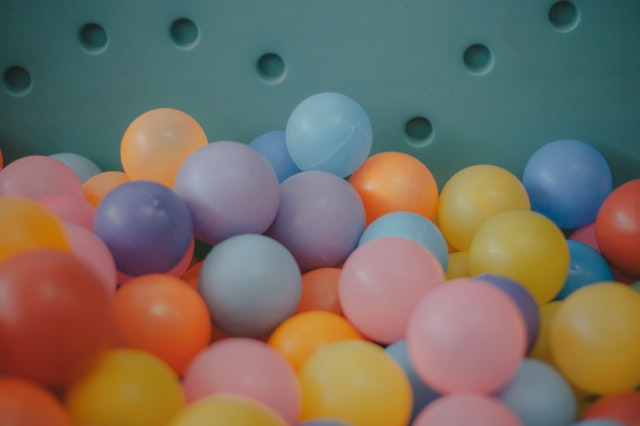
#> input picture haugh transforms/balls.jpg, 640 x 426 px
$ python hough_circle_transform.py
#> lines starting #> are read from the running program, lines starting #| are printed output that depends on the picture
import cv2
import numpy as np

img = cv2.imread("balls.jpg")
#> img is the input picture: shape (426, 640, 3); mean B, G, R 97.5, 110.1, 120
gray = cv2.cvtColor(img,cv2.COLOR_BGR2GRAY)
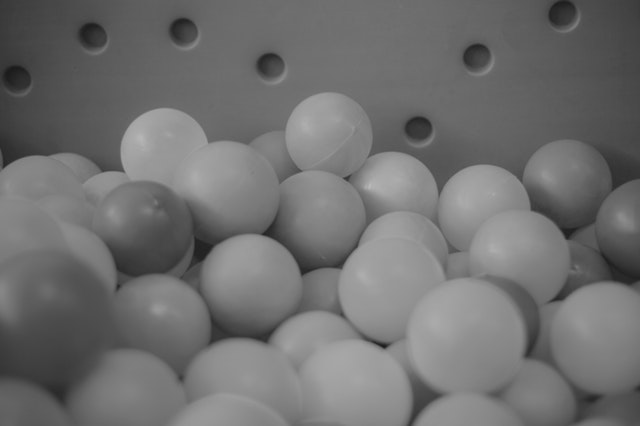
#> gray: shape (426, 640); min 26, max 185, mean 111.6
img_blur = cv2.medianBlur(gray,7)
circles = cv2.HoughCircles(img_blur,cv2.HOUGH_GRADIENT,1,img.shape[0]/200,param1=200,param2=10,minRadius=40,maxRadius=100)
#> circles = 145 rows, first 8: [249.5, 287.5, 53.3], [250.5, 285.5, 51.5], [163.5, 150.5, 43.1], [483.5, 210.5, 46], [390.5, 199.5, 48.3], [249.5, 283.5, 50.5], [391.5, 197.5, 46.5], [251.5, 291.5, 57.8]
if circles is not None:
    circles = np.uint16(np.around(circles))
#> circles = 145 rows, first 8: [250, 288, 53], [250, 286, 52], [164, 150, 43], [484, 210, 46], [390, 200, 48], [250, 284, 50], [392, 198, 46], [252, 292, 58]
    for i in circles[0,:]:
        cv2.circle(img,(i[0],i[1]),i[2],(255,0,0),2)
#> this loop made 145 passes
#> i on passes 1 to 12: [250, 288, 53], [250, 286, 52], [164, 150, 43], [484, 210, 46], [390, 200, 48], [250, 284, 50], [392, 198, 46], [252, 292, 58], [248, 286, 51], [250, 296, 61], [480, 216, 52], [484, 214, 50]
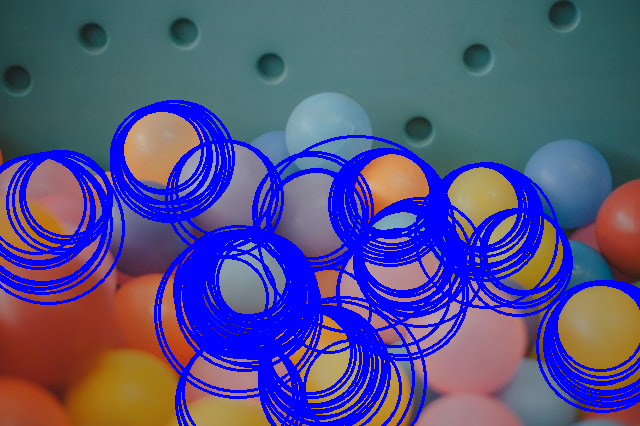
#> img: shape (426, 640, 3); mean B, G, R 136.2, 82, 84.2
cv2.imshow("image",img)
cv2.waitKey(0)
cv2.destroyAllWindows()
